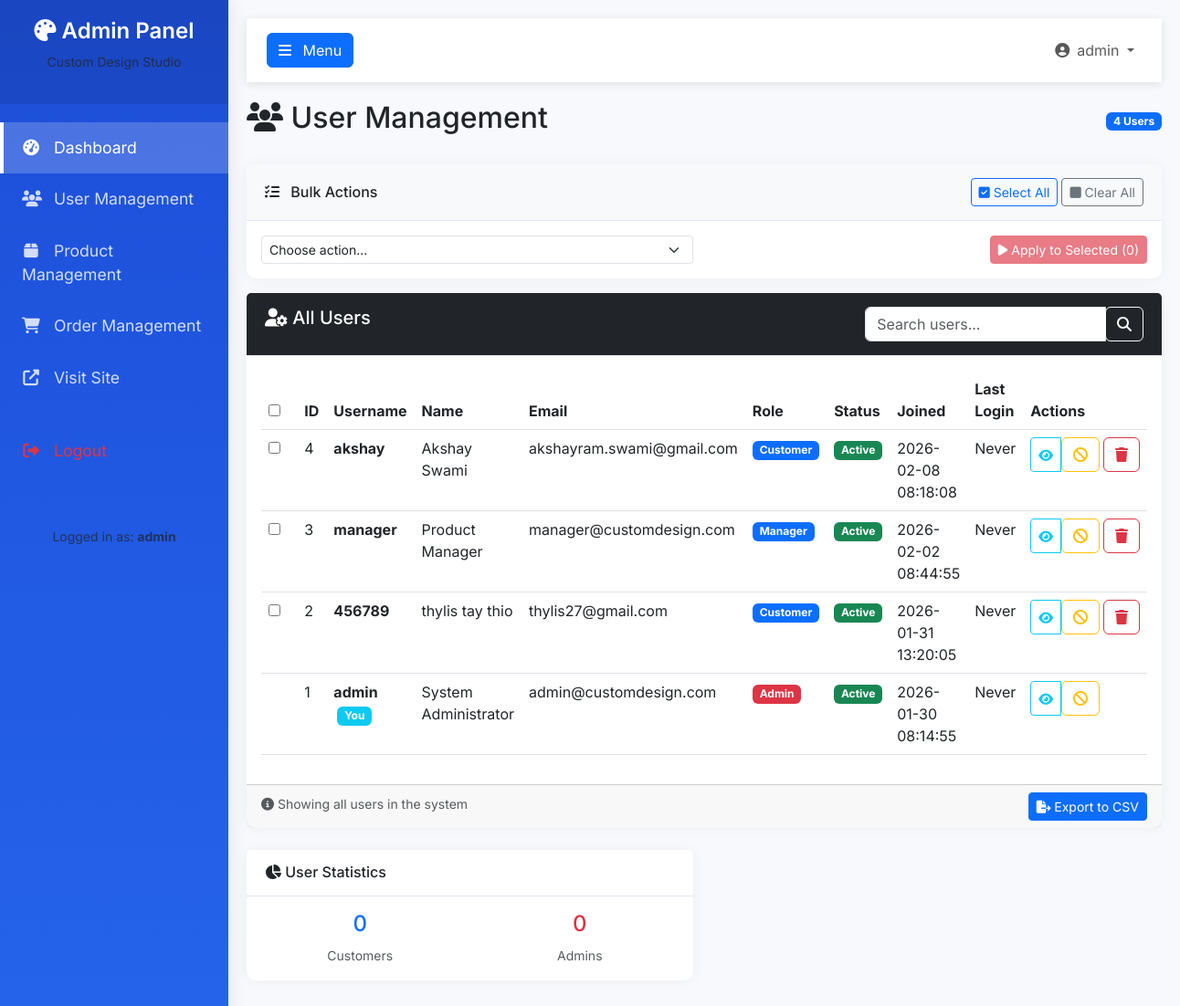
Page /admin/users (signed in) on the committed database.
### tables this page shows
CREATE TABLE users (
                user_id INTEGER PRIMARY KEY AUTOINCREMENT,
                username TEXT UNIQUE NOT NULL,
                email TEXT UNIQUE NOT NULL,
                password_hash BLOB NOT NULL,
                first_name TEXT NOT NULL,
                last_name TEXT NOT NULL,
                date_of_birth TEXT,
                phone TEXT,
                address TEXT,
                role TEXT DEFAULT 'customer',
                profile_image TEXT,
                is_active INTEGER DEFAULT 1,
                created_at TIMESTAMP DEFAULT CURRENT_TIMESTAMP,
                last_login TIMESTAMP
            );

### admin_routes.py (the view)
@admin_bp.route('/users')
@admin_required
def admin_users():
    all_users = db_helper.get_all_users(exclude_admin=False)
    users_list = [User.from_database_row(user) for user in all_users if user]
    return render_template('admin_user.html', users_list=users_list)

### User.py (called while the page is built)
    def get_user_id(self):
        return self.__user_id

    def get_username(self):
        return self.__username

    def get_email(self):
        return self.__email

    def get_full_name(self):
        return f"{self.__first_name} {self.__last_name}"

    def get_role(self):
        return self.__role

    def get_created_at(self):
        return self.__created_at

    def get_last_login(self):
        return self.__last_login

    def is_active(self):
        return self.__is_active

    @classmethod
    def from_database_row(cls, row_data):
        if len(row_data) >= 11:
            return cls(
                user_id=row_data[0],
                username=row_data[1],
                email=row_data[2],
                first_name=row_data[3],
                last_name=row_data[4],
                phone=row_data[5] if row_data[5] else '',
                address=row_data[6] if row_data[6] else '',
                role=row_data[7],
                profile_image=row_data[8],
                created_at=row_data[9],
                last_login=row_data[10],
                is_active=True if len(row_data) > 11 and row_data[11] == 1 else False
            )
        return None

### admin_routes.py (called while the page is built)
def admin_required(f):
    @wraps(f)
    def decorated_function(*args, **kwargs):
        if 'user_id' not in session:
            flash('Please log in to access this page.', 'warning')
            return redirect(url_for('admin.admin_login'))
        if session.get('role') != 'admin':
            flash('Access denied. Admin privileges required.', 'danger')
            return redirect(url_for('home'))
        return f(*args, **kwargs)
    return decorated_function

### app.py (called while the page is built)
@app.context_processor
def inject_csrf_token():
    from flask_wtf.csrf import generate_csrf
    return dict(csrf_token=lambda: generate_csrf())

### templates/admin_user.html (shortened to what this page needs)
{% extends "base_admin.html" %}
{% block content %}
<div class="d-flex justify-content-between align-items-center mb-4">
    <h2><i class="fas fa-users"></i> User Management</h2>
    <span class="badge bg-primary">{{ users_list|length }} Users</span>
</div>
<div class="card mb-3">
    <div class="card-header bg-light">
        <div class="row align-items-center">
            <div class="col-md-6">
                <h6 class="mb-0"><i class="fas fa-tasks me-2"></i> Bulk Actions</h6>
            </div>
            <div class="col-md-6 text-end">
                <button class="btn btn-sm btn-outline-primary" id="selectAllBtn">
                    <i class="fas fa-check-square"></i> Select All
                </button>
                <button class="btn btn-sm btn-outline-secondary" id="clearAllBtn">
                    <i class="fas fa-square"></i> Clear All
                </button>
            </div>
        </div>
    </div>
    <div class="card-body">
        <form method="POST" action="{{ url_for('admin.bulk_actions') }}" id="bulkActionsForm">
            <div class="row align-items-center">
                <div class="col-md-6">
                    <select class="form-select form-select-sm" name="bulk_action" id="bulkAction" required>
                        <option value="">Choose action...</option>
                    </select>
                </div>
                <div class="col-md-6 text-end">
                    <button type="submit" class="btn btn-sm btn-danger" id="applyBulkAction" disabled>
                        <i class="fas fa-play"></i> Apply to Selected (<span id="selectedCount">0</span>)
                    </button>
                </div>
            </div>
        </form>
    </div>
</div>
<div class="card">
    <div class="card-header bg-dark text-white">
        <div class="row">
            <div class="col-md-8">
                <h5 class="mb-0"><i class="fas fa-user-cog"></i> All Users</h5>
            </div>
            <div class="col-md-4">
                <div class="input-group">
                    <input type="text" class="form-control" placeholder="Search users..." id="userSearch">
                    <div class="input-group-append">
                        <button class="btn btn-outline-light" type="button" id="searchButton">
                            <i class="fas fa-search"></i>
                        </button>
                    </div>
                </div>
            </div>
        </div>
    </div>
    <div class="card-body">
        <div class="table-responsive">
            <table class="table table-hover" id="usersTable">
                <thead class="thead-dark">
                    <tr>
                        <th width="50">
                            <input type="checkbox" id="selectAllCheckbox">
                        </th>
                        <th>ID</th>
                        <th>Username</th>
                        <th>Name</th>
                        <th>Email</th>
                        <th>Role</th>
                        <th>Status</th>
                        <th>Joined</th>
                        <th>Last Login</th>
                        <th>Actions</th>
                    </tr>
                </thead>
                <tbody>
                    {% for user in users_list %}
                        <tr data-user-id="{{ user.get_user_id() }}">
                            <td>
                                {% if user.get_user_id() != session.user_id %}
                                <input type="checkbox" class="user-checkbox" name="selected_users" value="{{ user.get_user_id() }}">
                                {% endif %}
                            </td>
                            <td>{{ user.get_user_id() }}</td>
                            <td>
                                <strong>{{ user.get_username() }}</strong>
                                {% if user.get_user_id() == session.user_id %}
                                    <span class="badge bg-info ms-1">You</span>
                                {% endif %}
                            </td>
                            <td>{{ user.get_full_name() }}</td>
                            <td>{{ user.get_email() }}</td>
                            <td>
                                <span class="badge bg-{% if user.get_role() == 'admin' %}danger{% else %}primary{% endif %}">
                                    {{ user.get_role()|title }}
                                </span>
                            </td>
                            <td>
                                {% if user.is_active() %}
                                    <span class="badge bg-success">Active</span>
                                {% else %}
                                    <span class="badge bg-secondary">Inactive</span>
                                {% endif %}
                            </td>
                            <td>{{ user.get_created_at() }}</td>
                            <td>{{ user.get_last_login() or 'Never' }}</td>
                            <td>
                                <div class="btn-group btn-group-sm" role="group">
                                    <button type="button" class="btn btn-outline-info view-details-btn"
                                            data-user-id="{{ user.get_user_id() }}"
                                            title="View Details">
                                        <i class="fas fa-eye"></i>
                                    </button>
                                    <form method="POST" action="{{ url_for('admin.toggle_user_status', user_id=user.get_user_id()) }}"
                                          class="d-inline">
                                        <button type="submit" class="btn btn-outline-{% if user.is_active() %}warning{% else %}success{% endif %}"
                                                title="{% if user.is_active() %}Deactivate{% else %}Activate{% endif %}">
                                            <i class="fas fa-{% if user.is_active() %}ban{% else %}check{% endif %}"></i>
                                        </button>
                                    </form>
                                    {% if user.get_user_id() != session.user_id %}
                                    <form method="POST" action="{{ url_for('admin.delete_user', user_id=user.get_user_id()) }}"
                                          class="d-inline ms-1 delete-user-form">
                                        <button type="submit" class="btn btn-outline-danger" title="Delete User">
                                            <i class="fas fa-trash"></i>
                                        </button>
                                    </form>
                                    {% endif %}
                                </div>
                            </td>
                        </tr>
                    {% endfor %}
                </tbody>
            </table>
        </div>
    </div>
    <div class="card-footer">
        <div class="row">
            <div class="col-md-6">
                <small class="text-muted">
                    <i class="fas fa-info-circle"></i> Showing all users in the system
                </small>
            </div>
            <div class="col-md-6 text-end">
                <button type="button" class="btn btn-primary btn-sm" id="exportCSVBtn">
                    <i class="fas fa-file-export"></i> Export to CSV
                </button>
            </div>
        </div>
    </div>
</div>
<div class="row mt-4">
    <div class="col-md-6">
        <div class="card">
            <div class="card-header">
                <h6 class="mb-0"><i class="fas fa-chart-pie"></i> User Statistics</h6>
            </div>
            <div class="card-body">
                <div class="row text-center">
                    <div class="col-6">
                        <h4 class="text-primary">{{ users_list|selectattr('get_role', 'equalto', 'customer')|list|length }}</h4>
                        <small class="text-muted">Customers</small>
                    </div>
                    <div class="col-6">
                        <h4 class="text-danger">{{ users_list|selectattr('get_role', 'equalto', 'admin')|list|length }}</h4>
                        <small class="text-muted">Admins</small>
                    </div>
                </div>
            </div>
        </div>
    </div>
</div>
{% endblock %}

### templates/base_admin.html (style rules this page uses)
:root { --primary-blue: #2563eb; --primary-dark: #1d4ed8; --sidebar-width: 250px; }
body { font-family: 'Inter', sans-serif; background-color: #f8f9fc; }
.card { border: none; border-radius: 10px; box-shadow: 0 0 15px rgba(0,0,0,0.05); margin-bottom: 20px; }
.card-header { background: white; border-bottom: 1px solid #e3e6f0; font-weight: 600; padding: 15px 20px; }

### rows in the picture
users: get_user_id "4", get_username "akshay", get_full_name "Akshay Swami", get_email "akshayram.swami@gmail.com", get_role "Customer", get_created_at "2026-02-08 08:18:08", user "Never"
users: get_user_id "3", get_username "manager", get_full_name "Product Manager", get_email "manager@customdesign.com", get_role "Manager", get_created_at "2026-02-02 08:44:55", user "Never"
users: get_user_id "2", get_username "456789", get_full_name "thylis tay thio", get_email "thylis27@gmail.com", get_role "Customer", get_created_at "2026-01-31 13:20:05", user "Never"
users: get_user_id "1", get_username "admin", shows "You", get_full_name "System Administrator", get_email "admin@customdesign.com", get_role "Admin", get_created_at "2026-01-30 08:14:55", user "Never"

### other values in the picture
{{ session.username }} "admin"
{{ users_list|length }} "4"
{{ users_list|selectattr('get_role', 'equalto', 'customer')|list|length }} "0"
{{ users_list|selectattr('get_role', 'equalto', 'admin')|list|length }} "0"
